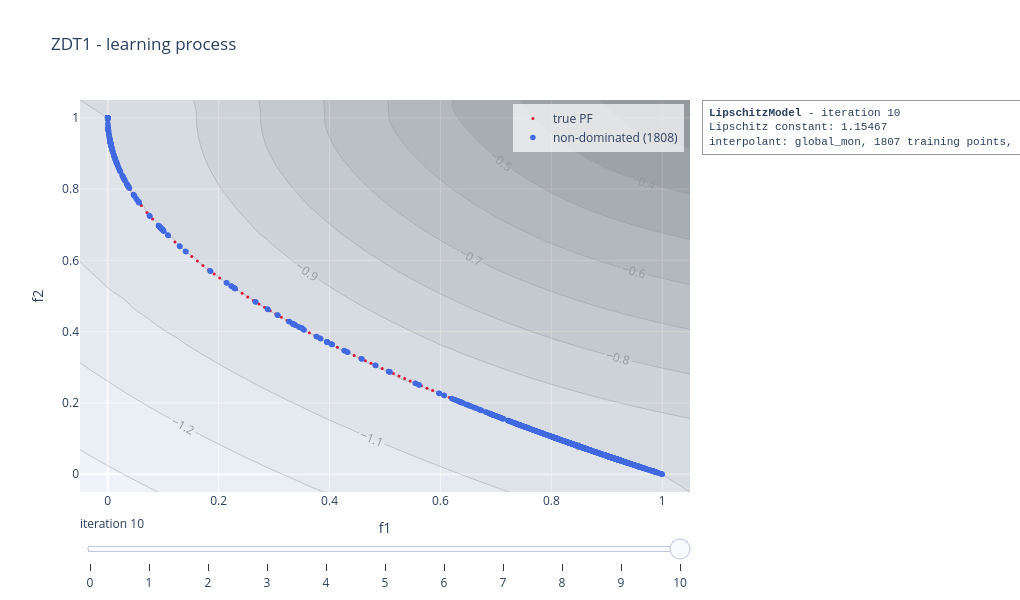

Notebook code for this chart:
### Code cell
slip_model.visualise("learning", plot_scalarisation = True, show = False)

### Figure 1 — Plotly figure (JSON) as saved in the notebook; plotly's stock layout.template omitted (floating-point values rounded to 4 significant figures; data arrays with more than 128 entries replaced by an {"elided": "..."} marker saying what was removed)
{"data": [{"marker": {"color": "crimson", "size": 3}, "mode": "markers", "name": "true PF", "type": "scatter", "x": [0.0, 0.0101, 0.0202, 0.0303, 0.0404, 0.05051, 0.06061, 0.07071, 0.08081, 0.09091, 0.101, 0.1111, 0.1212, 0.1313, 0.1414, 0.1515, 0.1616, 0.1717, 0.1818, 0.1919, 0.202, 0.2121, 0.2222, 0.2323, 0.2424, 0.2525, 0.2626, 0.2727, 0.2828, 0.2929, 0.303, 0.3131, 0.3232, 0.3333, 0.3434, 0.3535, 0.3636, 0.3737, 0.3838, 0.3939, 0.404, 0.4141, 0.4242, 0.4343, 0.4444, 0.4545, 0.4646, 0.4747, 0.4848, 0.4949, 0.5051, 0.5152, 0.5253, 0.5354, 0.5455, 0.5556, 0.5657, 0.5758, 0.5859, 0.596, 0.6061, 0.6162, 0.6263, 0.6364, 0.6465, 0.6566, 0.6667, 0.6768, 0.6869, 0.697, 0.7071, 0.7172, 0.7273, 0.7374, 0.7475, 0.7576, 0.7677, 0.7778, 0.7879, 0.798, 0.8081, 0.8182, 0.8283, 0.8384, 0.8485, 0.8586, 0.8687, 0.8788, 0.8889, 0.899, 0.9091, 0.9192, 0.9293, 0.9394, 0.9495, 0.9596, 0.9697, 0.9798, 0.9899, 1.0], "y": [1.0, 0.8995, 0.8579, 0.8259, 0.799, 0.7753, 0.7538, 0.7341, 0.7157, 0.6985, 0.6822, 0.6667, 0.6518, 0.6376, 0.6239, 0.6108, 0.598, 0.5856, 0.5736, 0.5619, 0.5505, 0.5394, 0.5286, 0.518, 0.5076, 0.4975, 0.4875, 0.4778, 0.4682, 0.4588, 0.4495, 0.4404, 0.4315, 0.4226, 0.414, 0.4054, 0.397, 0.3887, 0.3805, 0.3724, 0.3644, 0.3565, 0.3487, 0.341, 0.3333, 0.3258, 0.3184, 0.311, 0.3037, 0.2965, 0.2893, 0.2823, 0.2753, 0.2683, 0.2615, 0.2546, 0.2479, 0.2412, 0.2346, 0.228, 0.2215, 0.215, 0.2086, 0.2023, 0.196, 0.1897, 0.1835, 0.1773, 0.1712, 0.1652, 0.1591, 0.1531, 0.1472, 0.1413, 0.1354, 0.1296, 0.1238, 0.1181, 0.1124, 0.1067, 0.1011, 0.09547, 0.0899, 0.08437, 0.07887, 0.0734, 0.06797, 0.06256, 0.05719, 0.05185, 0.04654, 0.04126, 0.036, 0.03078, 0.02558, 0.02041, 0.01527, 0.01015, 0.005063, 0.0]}, {"marker": {"color": "royalblue", "size": 5.5}, "mode": "markers", "name": "non-dominated (1808)", "type": "scatter", "x": {"elided": "1808 float values"}, "y": {"elided": "1808 float values"}}, {"colorscale": [[0, "rgb(255,255,255)"], [0.125, "rgb(240,240,240)"], [0.25, "rgb(217,217,217)"], [0.375, "rgb(189,189,189)"], [0.5, "rgb(150,150,150)"], [0.625, "rgb(115,115,115)"], [0.75, "rgb(82,82,82)"], [0.875, "rgb(37,37,37)"], [1, "rgb(0,0,0)"]], "contours": {"showlabels": true}, "opacity": 0.35, "showlegend": false, "showscale": false, "type": "contour", "x": [-0.05, -0.03136, -0.01271, 0.005932, 0.02458, 0.04322, 0.06186, 0.08051, 0.09915, 0.1178, 0.1364, 0.1551, 0.1737, 0.1924, 0.211, 0.2297, 0.2483, 0.2669, 0.2856, 0.3042, 0.3229, 0.3415, 0.3602, 0.3788, 0.3975, 0.4161, 0.4347, 0.4534, 0.472, 0.4907, 0.5093, 0.528, 0.5466, 0.5653, 0.5839, 0.6025, 0.6212, 0.6398, 0.6585, 0.6771, 0.6958, 0.7144, 0.7331, 0.7517, 0.7703, 0.789, 0.8076, 0.8263, 0.8449, 0.8636, 0.8822, 0.9008, 0.9195, 0.9381, 0.9568, 0.9754, 0.9941, 1.013, 1.031, 1.05], "y": [-0.05, -0.03136, -0.01271, 0.005932, 0.02458, 0.04322, 0.06186, 0.08051, 0.09915, 0.1178, 0.1364, 0.1551, 0.1737, 0.1924, 0.211, 0.2297, 0.2483, 0.2669, 0.2856, 0.3042, 0.3229, 0.3415, 0.3602, 0.3788, 0.3975, 0.4161, 0.4347, 0.4534, 0.472, 0.4907, 0.5093, 0.528, 0.5466, 0.5653, 0.5839, 0.6025, 0.6212, 0.6398, 0.6585, 0.6771, 0.6958, 0.7144, 0.7331, 0.7517, 0.7703, 0.789, 0.8076, 0.8263, 0.8449, 0.8636, 0.8822, 0.9008, 0.9195, 0.9381, 0.9568, 0.9754, 0.9941, 1.013, 1.031, 1.05], "z": {"elided": "60x60 float values"}}], "layout": {"annotations": [{"align": "left", "bgcolor": "rgba(255,255,255,0.85)", "bordercolor": "#999999", "borderpad": 6, "borderwidth": 1, "font": {"family": "Courier New, monospace", "size": 11}, "showarrow": false, "text": "<b>LipschitzModel</b> - iteration 10<br>Lipschitz constant: 1.15467<br>interpolant: global_mon, 1807 training points, knn 2", "x": 1.02, "xanchor": "left", "xref": "paper", "y": 1, "yanchor": "top", "yref": "paper"}], "height": 600, "legend": {"bgcolor": "rgba(255,255,255,0.7)", "x": 0.99, "xanchor": "right", "y": 0.99, "yanchor": "top"}, "margin": {"r": 330}, "showlegend": true, "sliders": [{"active": 10, "currentvalue": {"prefix": "iteration "}, "steps": [{"args": [["0"], {"frame": {"redraw": true}, "mode": "immediate"}], "label": "0", "method": "animate"}, {"args": [["1"], {"frame": {"redraw": true}, "mode": "immediate"}], "label": "1", "method": "animate"}, {"args": [["2"], {"frame": {"redraw": true}, "mode": "immediate"}], "label": "2", "method": "animate"}, {"args": [["3"], {"frame": {"redraw": true}, "mode": "immediate"}], "label": "3", "method": "animate"}, {"args": [["4"], {"frame": {"redraw": true}, "mode": "immediate"}], "label": "4", "method": "animate"}, {"args": [["5"], {"frame": {"redraw": true}, "mode": "immediate"}], "label": "5", "method": "animate"}, {"args": [["6"], {"frame": {"redraw": true}, "mode": "immediate"}], "label": "6", "method": "animate"}, {"args": [["7"], {"frame": {"redraw": true}, "mode": "immediate"}], "label": "7", "method": "animate"}, {"args": [["8"], {"frame": {"redraw": true}, "mode": "immediate"}], "label": "8", "method": "animate"}, {"args": [["9"], {"frame": {"redraw": true}, "mode": "immediate"}], "label": "9", "method": "animate"}, {"args": [["10"], {"frame": {"redraw": true}, "mode": "immediate"}], "label": "10", "method": "animate"}]}], "title": {"text": "ZDT1 - learning process"}, "width": 1020, "xaxis": {"range": [-0.05, 1.05], "title": {"text": "f1"}}, "yaxis": {"range": [-0.05, 1.05], "title": {"text": "f2"}}}}
